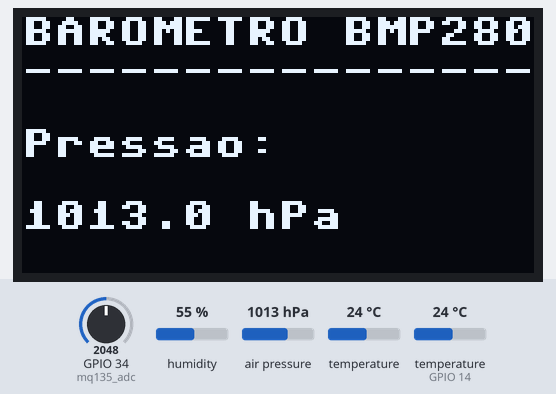
A program run on a simulated ESP32 board running MicroPython. Parts: 128×64 one-colour display. Wiring (from the project's diagram.json): blue button on GPIO 13, DHT22 sensor on GPIO 14, potentiometer on GPIO 34, light sensor on GPIO 35. The inputs (shaded band) are chosen by the test bench; at power-on: GPIO 34 (mq135_adc) = 2048, humidity 55 %, air pressure 1013 hPa, temperature (sensor on GPIO 14) 24 °C, temperature 24 °C (analog values on the 0–4095 scale). WiFi joins after 1.5 s; no MQTT or app messages arrive unless stated; library files of the repository ran but are not shown: ssd1306.py; what the program prints to the serial console is not drawn.

Above: at 3.4 s.
3.5 s: GPIO 34 (mq135_adc) set to 2866
At 7.4 s:
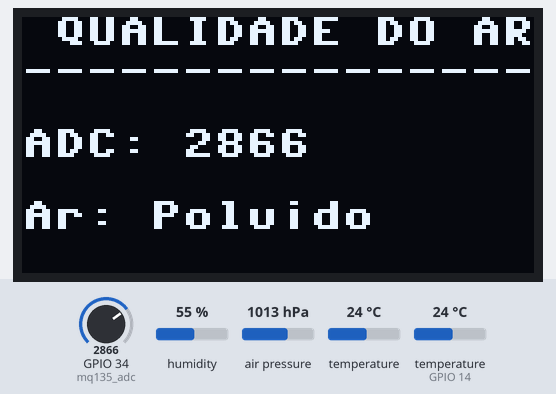
9.8 s: humidity set to 22 %
At 13.7 s:
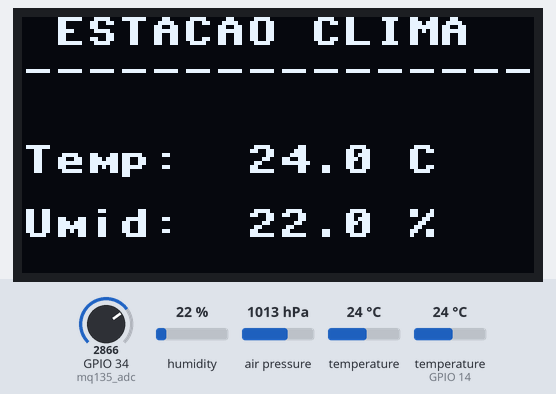
16.1 s: GPIO 34 (mq135_adc) set to 1960
At 20.2 s:
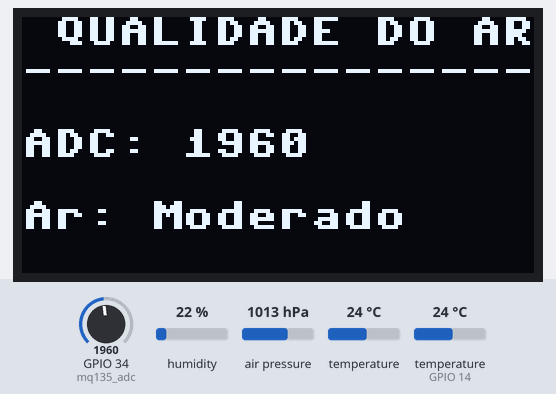
22.4 s: air pressure set to 952 hPa
At 28.6 s:
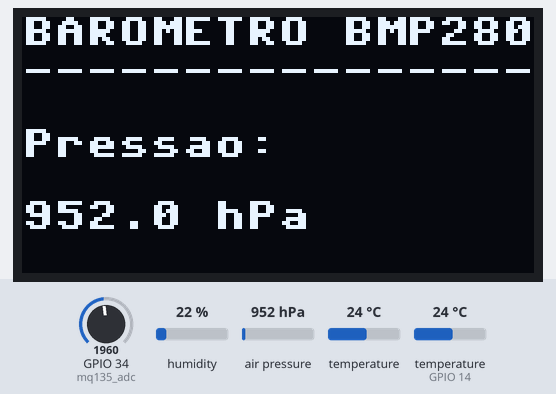
28.7 s: GPIO 34 (mq135_adc) set to 1160
At 32.0 s:
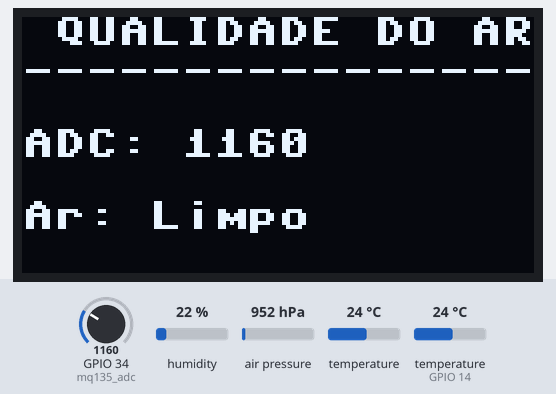
35.0 s: temperature (sensor on GPIO 14) set to 12 °C
At 39.4 s:
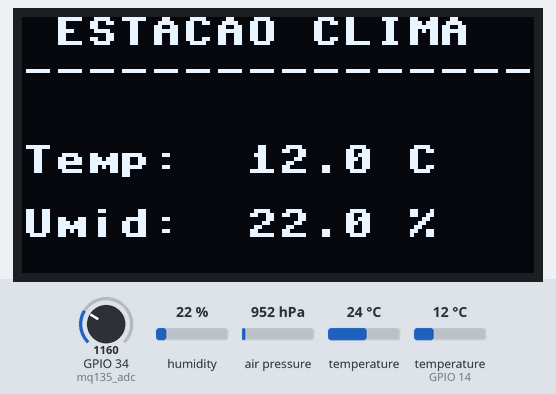
Timing chart, 0 to 40.9 s (numbered marks = the images above; inputs shaded):
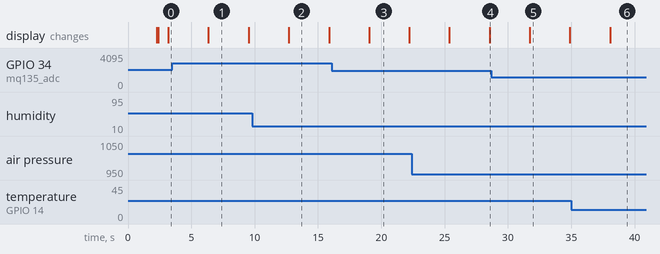

Measured:
- after the input at 3.5 s, the display: changes after 2.8 s (image 1)
- after the input at 16.1 s, the display: changes after 2.9 s (image 3)
- after the input at 28.7 s, the display: changes after 3.0 s (image 5)
- what the display in image 1 shows lasts 3.2 s, from 6.3 s to 9.5 s

The program:

main.py
```python
import machine
import time
import network
import ssd1306
import dht
import json
import ubinascii
from umqtt.simple import MQTTClient


# ==============================================================================
# FUNÇÃO DE WI-FI
# ==============================================================================

def conectar_wifi(tentativas=20):
    wifi = network.WLAN(network.STA_IF)
    wifi.active(True)

    if not wifi.isconnected():
        print("Conectando ao Wi-Fi...")
        # No Wokwi estes valores funcionam. Na placa física, troque pelo
        # nome e pela senha da rede real. Não grave a senha em um repositório.
        wifi.connect("PENSAO1", "21211413")

        for _ in range(tentativas):
            if wifi.isconnected():
                break
            time.sleep(1)
            print(".", end="")

    if not wifi.isconnected():
        print("\nWi-Fi indisponível. Nova tentativa será feita depois.")
        return False

    print("Wi-Fi conectado!")
    print("IP:", wifi.ifconfig()[0])
    return True


# ==============================================================================
# CONFIGURAÇÕES MQTT
# ==============================================================================

MQTT_BROKER = "broker.hivemq.com"
MQTT_PORTA = 1883
MQTT_CLIENT_ID = b"esp32-estacao-" + ubinascii.hexlify(machine.unique_id())
MQTT_TOPICO = "universidade/sensores/estacao"


def conectar_mqtt():
    print("Conectando ao broker MQTT...")

    try:
        cliente = MQTTClient(
            MQTT_CLIENT_ID,
            MQTT_BROKER,
            port=MQTT_PORTA,
            keepalive=30
        )
        cliente.connect()
        print("MQTT conectado!")
        return cliente
    except Exception as erro:
        print("MQTT indisponível:", erro)
        return None


# ==============================================================================
# DRIVER DO BMP280
# O cálculo segue a compensação de temperatura e pressão da Bosch.
# Endereços comuns: 0x76 e 0x77. O identificador do chip é 0x58.
# ==============================================================================

def _inteiro_com_sinal(valor):
    return valor - 65536 if valor > 32767 else valor


class BMP280:
    def __init__(self, i2c, addr):
        self.i2c = i2c
        self.addr = addr
        identificador = i2c.readfrom_mem(addr, 0xD0, 1)[0]

        if identificador != 0x58:
            raise OSError("chip I2C não é BMP280")

        self._ler_calibracao()
        i2c.writeto_mem(addr, 0xF4, b"\x27")
        i2c.writeto_mem(addr, 0xF5, b"\xA0")
        self.t_fine = 0

    def _ler_calibracao(self):
        cal = self.i2c.readfrom_mem(self.addr, 0x88, 24)

        def u16(indice):
            return cal[indice] | (cal[indice + 1] << 8)

        def s16(indice):
            return _inteiro_com_sinal(u16(indice))

        self.dig_T1 = u16(0)
        self.dig_T2 = s16(2)
        self.dig_T3 = s16(4)
        self.dig_P1 = u16(6)
        self.dig_P2 = s16(8)
        self.dig_P3 = s16(10)
        self.dig_P4 = s16(12)
        self.dig_P5 = s16(14)
        self.dig_P6 = s16(16)
        self.dig_P7 = s16(18)
        self.dig_P8 = s16(20)
        self.dig_P9 = s16(22)

    def _compensar_temperatura(self, adc_t):
        var1 = (adc_t / 16384.0 - self.dig_T1 / 1024.0) * self.dig_T2
        var2 = adc_t / 131072.0 - self.dig_T1 / 8192.0
        var2 = var2 * var2 * self.dig_T3
        self.t_fine = var1 + var2

    def _compensar_pressao(self, adc_p):
        var1 = (self.t_fine / 2.0) - 64000.0
        var2 = var1 * var1 * self.dig_P6 / 32768.0
        var2 = var2 + var1 * self.dig_P5 * 2.0
        var2 = (var2 / 4.0) + (self.dig_P4 * 65536.0)
        var1 = (
            self.dig_P3 * var1 * var1 / 524288.0
            + self.dig_P2 * var1
        ) / 524288.0
        var1 = (1.0 + var1 / 32768.0) * self.dig_P1

        if var1 == 0:
            return 0

        pressao = 1048576.0 - adc_p
        pressao = (pressao - (var2 / 4096.0)) * 6250.0 / var1
        var1 = self.dig_P9 * pressao * pressao / 2147483648.0
        var2 = pressao * self.dig_P8 / 32768.0
        return pressao + (var1 + var2 + self.dig_P7) / 16.0

    def read_pressure(self):
        dados = self.i2c.readfrom_mem(self.addr, 0xF7, 6)
        adc_p = (dados[0] << 12) | (dados[1] << 4) | (dados[2] >> 4)
        adc_t = (dados[3] << 12) | (dados[4] << 4) | (dados[5] >> 4)
        self._compensar_temperatura(adc_t)
        return self._compensar_pressao(adc_p) / 100.0


# ==============================================================================
# CONEXÕES
# ==============================================================================

cliente_mqtt = None

if conectar_wifi():
    cliente_mqtt = conectar_mqtt()


# ==============================================================================
# CONFIGURAÇÃO DOS DISPOSITIVOS
# ==============================================================================

# 1. Barramento I2C
# O OLED é opcional. A falha dele não pode apagar o barramento do BMP280.
i2c = None
oled = None

try:
    i2c = machine.I2C(
        0,
        scl=machine.Pin(22),
        sda=machine.Pin(21),
        freq=100000
    )
    print(
        "Dispositivos I2C:",
        [hex(endereco) for endereco in i2c.scan()]
    )
except Exception as erro:
    print("Erro ao iniciar I2C:", erro)

if i2c is not None:
    try:
        oled = ssd1306.SSD1306_I2C(
            128,
            64,
            i2c
        )
    except Exception as erro:
        print("OLED ausente; a estação continua sem display:", erro)
        oled = None


# BMP280
bmp = None
bmp_disponivel = False

if i2c is not None:
    for endereco in (0x76, 0x77):
        try:
            bmp = BMP280(i2c, endereco)
            bmp_disponivel = True
            print("BMP280 encontrado em", hex(endereco))
            break
        except Exception as erro:
            print("BMP280 não respondeu em", hex(endereco), ":", erro)


# 2. Sensor DHT22
# GPIO 14

sensor_dht = dht.DHT22(
    machine.Pin(14)
)


# 3. Sensor MQ-135
# GPIO 34

mq135_adc = machine.ADC(
    machine.Pin(34)
)

mq135_adc.atten(
    machine.ADC.ATTN_11DB
)


# 4. Sensor digital de luminosidade
# GPIO 35, somente entrada. O módulo informa claro ou escuro, não percentual.
# Se o texto ficar invertido em relação ao ambiente, troque False por True.
LUZ_INVERTIDA = False

sensor_luz = machine.Pin(
    35,
    machine.Pin.IN
)


# ==============================================================================
# VARIÁVEIS
# ==============================================================================

ultimo_tempo_leitura = 0
tempo_alternar_tela = 0

# Envio MQTT a cada 5 segundos
ultimo_tempo_mqtt = 0
ultimo_tempo_reconexao_mqtt = 0

modo_tela = 0

temp = 0.0
umi = 0.0
pressao = 0.0

valor_mq135 = 0
estado_luz = "Escuro"


# ==============================================================================
# INFORMAÇÕES INICIAIS
# ==============================================================================

print("")
print("==========================================")
print(" ESTAÇÃO METEOROLÓGICA COMPLETA")
print("==========================================")
print("DHT22: GPIO 14")
print("MQ-135: GPIO 34 (ADC)")
print("Luz digital: GPIO 35 (claro ou escuro)")
print("BMP280: GPIOs 21 (SDA) e 22 (SCL)")
print("OLED: opcional, no mesmo I2C")
print("MQTT:", MQTT_BROKER)
print("Tópico:", MQTT_TOPICO)
print("==========================================")
print("")


# ==============================================================================
# LOOP PRINCIPAL
# ==============================================================================

while True:

    tempo_atual = time.ticks_ms()

    # Tenta recuperar Wi-Fi/MQTT sem impedir a leitura local dos sensores.
    if (
        cliente_mqtt is None
        and time.ticks_diff(
            tempo_atual,
            ultimo_tempo_reconexao_mqtt
        ) > 10000
    ):
        ultimo_tempo_reconexao_mqtt = tempo_atual

        if conectar_wifi(tentativas=5):
            cliente_mqtt = conectar_mqtt()

    # ==========================================================================
    # LEITURA DOS SENSORES A CADA 2 SEGUNDOS
    # ==========================================================================

    if time.ticks_diff(
        tempo_atual,
        ultimo_tempo_leitura
    ) > 2000:

        # ----------------------------------------------------------------------
        # DHT22
        # ----------------------------------------------------------------------

        try:
            sensor_dht.measure()

            temp = sensor_dht.temperature()
            umi = sensor_dht.humidity()

        except OSError:
            print("Erro na leitura do DHT22")


        # ----------------------------------------------------------------------
        # BMP280
        # ----------------------------------------------------------------------

        if bmp_disponivel:

            try:
                pressao = bmp.read_pressure()

            except Exception as erro:
                print("Erro na leitura do BMP280:", erro)


        # ----------------------------------------------------------------------
        # MQ-135
        # ----------------------------------------------------------------------

        valor_mq135 = mq135_adc.read()


        # ----------------------------------------------------------------------
        # Luminosidade digital
        # ----------------------------------------------------------------------

        nivel_luz = sensor_luz.value()

        if LUZ_INVERTIDA:
            nivel_luz = 0 if nivel_luz else 1

        estado_luz = "Claro" if nivel_luz else "Escuro"


        ultimo_tempo_leitura = tempo_atual


    # ==========================================================================
    # ENVIO DOS DADOS VIA MQTT A CADA 5 SEGUNDOS
    # ==========================================================================

    if time.ticks_diff(
        tempo_atual,
        ultimo_tempo_mqtt
    ) > 5000:

        # ----------------------------------------------------------------------
        # CLASSIFICAÇÃO DO AR
        # ----------------------------------------------------------------------

        if valor_mq135 < 1200:
            status_ar = "Ar Limpo"

        elif valor_mq135 < 2500:
            status_ar = "Ar Moderado"

        else:
            status_ar = "Ar Poluido"


        # ----------------------------------------------------------------------
        # DADOS QUE SERÃO ENVIADOS
        # ----------------------------------------------------------------------

        dados = {
            "dht22_temp": temp,
            "dht22_umi": umi,
            "pressao_hpa": pressao,
            "mq135_valor": valor_mq135,
            "mq135_status": status_ar,
            "luminosidade_estado": estado_luz
        }


        # ----------------------------------------------------------------------
        # CONVERTER DICIONÁRIO PARA JSON
        # ----------------------------------------------------------------------

        mensagem = json.dumps(dados)


        # ----------------------------------------------------------------------
        # PUBLICAR NO MQTT
        # ----------------------------------------------------------------------

        if not bmp_disponivel or pressao <= 0:
            print("BMP280 sem leitura válida: MQTT não enviado.")
            ultimo_tempo_mqtt = tempo_atual
        elif cliente_mqtt is None:
            print("MQTT offline: leitura não enviada.")
        else:
            try:
                cliente_mqtt.publish(
                    MQTT_TOPICO,
                    mensagem
                )

                print("")
                print("========== MQTT ==========")
                print("Dados enviados:")
                print(mensagem)
                print("==========================")
                print("")

            except Exception as erro:
                print("Erro ao enviar MQTT:", erro)

                try:
                    cliente_mqtt.disconnect()
                except Exception:
                    pass

                cliente_mqtt = None


        ultimo_tempo_mqtt = tempo_atual


    # ==========================================================================
    # ALTERNA AS TELAS DO OLED A CADA 3 SEGUNDOS
    # ==========================================================================

    if time.ticks_diff(
        tempo_atual,
        tempo_alternar_tela
    ) > 3000:

        modo_tela = (
            modo_tela + 1
        ) % 4

        tempo_alternar_tela = tempo_atual


    # ==========================================================================
    # ATUALIZAÇÃO DO DISPLAY OLED
    # ==========================================================================

    if oled is None:
        time.sleep_ms(100)
        continue

    oled.fill(0)


    # --------------------------------------------------------------------------
    # TELA 0 - DHT22
    # --------------------------------------------------------------------------

    if modo_tela == 0:

        oled.text(
            " ESTACAO CLIMA  ",
            0,
            0
        )

        oled.text(
            "----------------",
            0,
            10
        )

        oled.text(
            f"Temp:  {temp:.1f} C",
            0,
            32
        )

        oled.text(
            f"Umid:  {umi:.1f} %",
            0,
            48
        )


    # --------------------------------------------------------------------------
    # TELA 1 - BMP280
    # --------------------------------------------------------------------------

    elif modo_tela == 1:

        oled.text(
            "BAROMETRO BMP280",
            0,
            0
        )

        oled.text(
            "----------------",
            0,
            10
        )

        if bmp_disponivel:

            oled.text(
                "Pressao:",
                0,
                28
            )

            oled.text(
                f"{pressao:.1f} hPa",
                0,
                46
            )

        else:

            oled.text(
                "Sensor Offline",
                0,
                32
            )


    # --------------------------------------------------------------------------
    # TELA 2 - MQ-135
    # --------------------------------------------------------------------------

    elif modo_tela == 2:

        oled.text(
            " QUALIDADE DO AR",
            0,
            0
        )

        oled.text(
            "----------------",
            0,
            10
        )

        oled.text(
            f"ADC: {valor_mq135}",
            0,
            28
        )

        if valor_mq135 < 1200:
            status_ar = "Ar: Limpo"

        elif valor_mq135 < 2500:
            status_ar = "Ar: Moderado"

        else:
            status_ar = "Ar: Poluido"

        oled.text(
            status_ar,
            0,
            46
        )


    # --------------------------------------------------------------------------
    # TELA 3 - LUZ DIGITAL
    # --------------------------------------------------------------------------

    elif modo_tela == 3:

        oled.text(
            "  LUMINOSIDADE  ",
            0,
            0
        )

        oled.text(
            "----------------",
            0,
            10
        )

        oled.text(
            estado_luz,
            0,
            32
        )


    oled.show()

    time.sleep_ms(100)
```

boot.py
```python
# Este arquivo roda sozinho sempre que a placa recebe energia ou é reiniciada.
# Ele não pode entrar em loop: ao terminar, o MicroPython executa main.py.

import esp

esp.osdebug(None)
print("Alimentação detectada. Iniciando a estação...")
```
